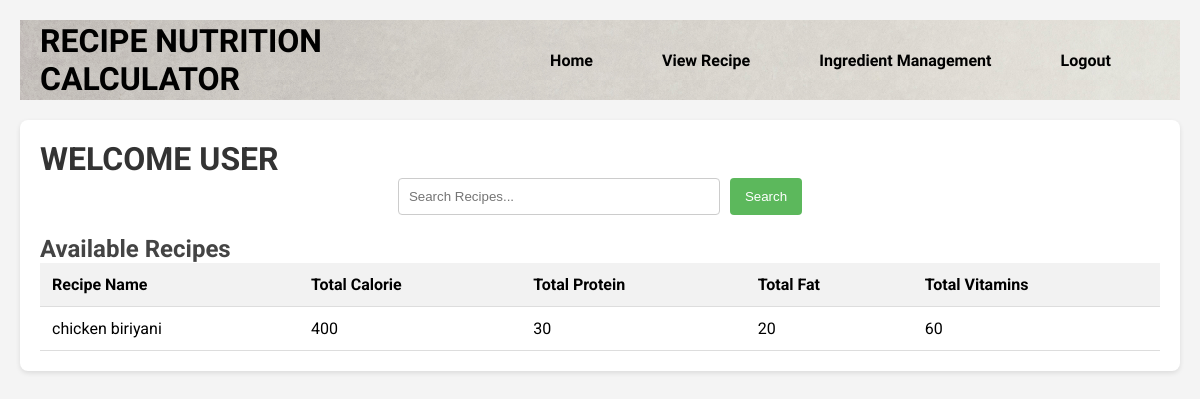
The page /nutritioncalculator/user_view_recipie.php on the database as committed earlier.
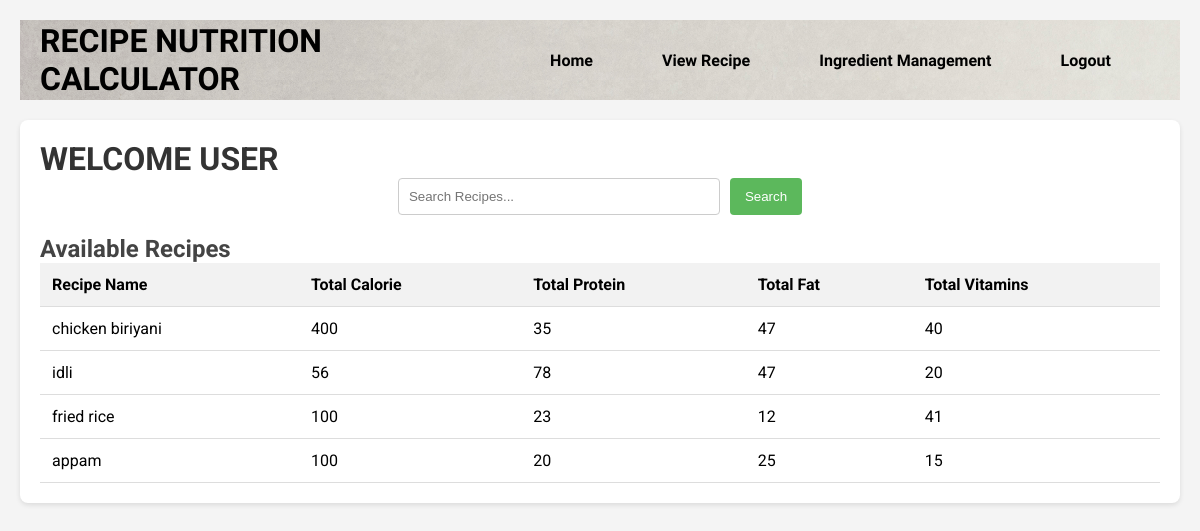
The same page on the database as committed later.
### tables this page shows
CREATE TABLE `recpie` (
  `dishname` varchar(50) NOT NULL,
  `dishid` int(10) NOT NULL,
  `calorie` varchar(10) NOT NULL,
  `protein` int(10) NOT NULL,
  `fat` int(10) NOT NULL,
  `vitamin` int(10) NOT NULL
);

### nutritioncalculator/user_view_recipie.php (the view, shortened to what this page needs)
<!DOCTYPE html>
<html lang="en">
<head>
    <link rel="stylesheet" href="User.css">
    <link rel="stylesheet" href="user_view_recipie.css">
</head>
<body>
    <nav class="nav1">
        <h1 class="head1">RECIPE NUTRITION CALCULATOR</h1>
        <div class="div1">
        <h4 class="head"><a class="a1" href="UserDashboard.html">Home</a></h4>
            <h4 class="head"><a class="a1" href="user_view_recipie.php">View Recipe</a></h4>
            <h4 class="head"><a class="a1" href="user_ingrediant_manage.php">Ingredient Management</a></h4>
            <h4 class="head"><a class="a1" href="login.html">Logout</a></h4>
        </div>
    </nav>
    <div class="div2">
        <h1>WELCOME USER</h1>
        <form method="GET" action="" class="search-form">
            <input type="text" name="search" placeholder="Search Recipes..." value="<?php echo isset($_GET['search']) ? htmlspecialchars($_GET['search']) : ''; ?>" class="search-input">
            <button type="submit" class="search-button">Search</button>
        </form>
        <h2>Available Recipes</h2>
        <table>
            <thead>
                <tr>
                    <th>Recipe Name</th>
                    <th>Total Calorie</th>
                    <th>Total Protein</th>
                    <th>Total Fat</th>
                    <th>Total Vitamins</th>
                </tr>
            </thead>
            <tbody>
                <?php
                $conn = mysqli_connect("localhost", "root", "", "nutritioncalculator");
                $searchQuery = "";
                $sql = "SELECT * FROM recpie" . ($searchQuery ? " WHERE dishname LIKE '%$searchQuery%'" : "");
                $result = mysqli_query($conn, $sql);
                if ($result && mysqli_num_rows($result) > 0) {
                    while ($row = mysqli_fetch_assoc($result)) {
                        echo "<tr>";
                        echo "<td>" . htmlspecialchars($row['dishname']) . "</td>";
                        echo "<td>" . htmlspecialchars($row['calorie']) . "</td>";
                        echo "<td>" . htmlspecialchars($row['protein']) . "</td>";
                        echo "<td>" . htmlspecialchars($row['fat']) . "</td>";
                        echo "<td>" . htmlspecialchars($row['vitamin']) . "</td>";
                        echo "</tr>";
                    }
                } else {
                    echo "<tr><td colspan='5'>No recipe found.</td></tr>";
                }
                ?>
            </tbody>
        </table>
    </div>
</body>
</html>

Rows that differ between the two databases and show on the page:
changed recpie "chicken biriyani": protein "30" → "35"; fat "20" → "47"; vitamin "60" → "40"
added recpie: dishname "idli", calorie "56", protein "78", fat "47", vitamin "20"
added recpie: dishname "fried rice", calorie "100", protein "23", fat "12", vitamin "41"
added recpie: dishname "appam", calorie "100", protein "20", fat "25", vitamin "15"
